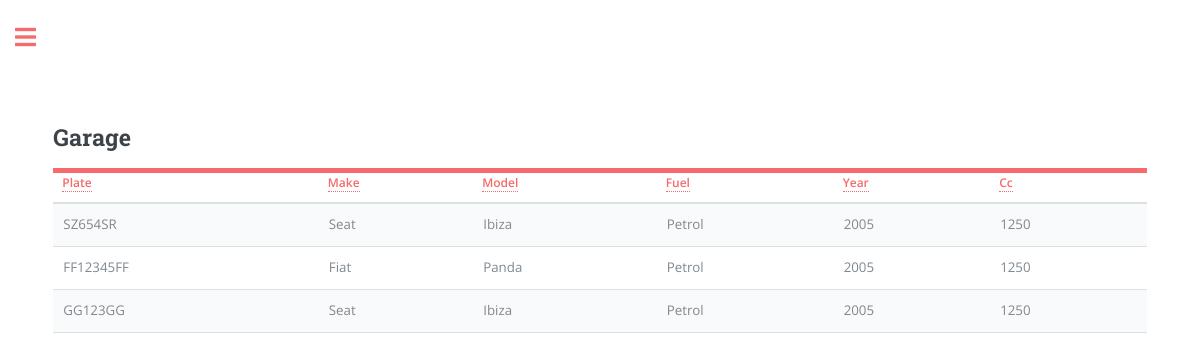
The page /garage_view (signed in) on the database as committed earlier.
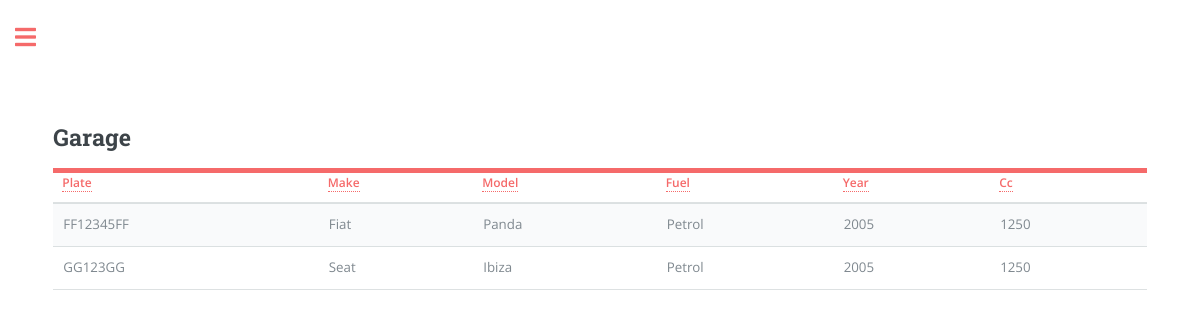
The same page on the database as committed later.
### app/models.py (models this page shows, shortened)
class Car(db.Model):
    plate = db.Column(db.String(8), primary_key=True, index=True, unique=True)
    make = db.Column(db.String(15), index=True)
    model = db.Column(db.String(15), index=True)
    fuel = db.Column(db.String(8), index=True)
    year = db.Column(db.Integer, index=True)
    cc = db.Column(db.Integer, index=True)
    user_id = db.Column(db.Integer, db.ForeignKey('user.id'))

### app/routes.py (the view)
@app.route('/garage_view', methods=['GET', 'POST'])
@login_required
def garage_view():
    user_cars = current_user.garage.all()
    return render_template('garage_view.html', title='Garage', page="garage_view", user_cars=user_cars)

### app/models.py (called while the page is built)
@login.user_loader
def load_user(id):
    return User.query.get(int(id))

### app/templates/garage_view.html (shortened to what this page needs)
{% extends "index.html" %}
{% block content %}
<head>
</head>
<header id="header">
  <h2>Garage</h2>
</header>
<table class="table" id="carTable">
    <thead>
      <tr>
        <th scope="col"><a href="#" class="sort-link" data-sort="plate">Plate</a></th>
        <th scope="col"><a href="#" class="sort-link" data-sort="make">Make</a></th>
        <th scope="col"><a href="#" class="sort-link" data-sort="model">Model</a></th>
        <th scope="col"><a href="#" class="sort-link" data-sort="fuel">Fuel</a></th>
        <th scope="col"><a href="#" class="sort-link" data-sort="year">Year</a></th>
        <th scope="col"><a href="#" class="sort-link" data-sort="cc">Cc</a></th>
      </tr>
    </thead>
    <tbody>
      {% for car in user_cars %}
      <tr>
          <td data-sort="plate">{{ car.plate }}</td>
          <td data-sort="make">{{ car.make }}</td>
          <td data-sort="model">{{ car.model }}</td>
          <td data-sort="fuel">{{ car.fuel }}</td>
          <td data-sort="year">{{ car.year }}</td>
          <td data-sort="cc">{{ car.cc }}</td>
      </tr>
      {% endfor %}
  </tbody>
</table>
{% endblock %}

### app/templates/index.html (shortened to what this page needs)
<!DOCTYPE HTML>
<html>
	<head>
		<link rel="stylesheet" href="{{url_for('static', filename='css/main.css')}}"/>
	</head>
	<body class="is-preload">
			<div id="wrapper">
					<div id="main">
						<div class="inner">
								<section id="banner">
									<div class="content">
										{% block content %} {% endblock %}
								</section>
						</div>
					</div>
			</div>
	</body>
</html>

### app/static/css/main.css (style rules this page uses)
html, body, div, span, applet, object, iframe, h1, h2, h3, h4, h5, h6, p, blockquote, pre, a, abbr, acronym, address, big, cite, code, del, dfn, em, img, ins, kbd, q, s, samp, small, strike, strong, sub, sup, tt, var, b, u, i, center, dl, dt, dd, ol, ul, li, fieldset, form, label, legend, table, caption, tbody, tfoot, thead, tr, th, td, article, aside, canvas, details, embed, figure, figcaption, footer, header, hgroup, menu, nav, output, ruby, section, summary, time, mark, audio, video { margin: 0; padding: 0; border: 0; font-size: 100%; font: inherit; vertical-align: baseline; }
article, aside, details, figcaption, figure, footer, header, hgroup, menu, nav, section { display: block; }
body { line-height: 1; }
table { border-collapse: collapse; border-spacing: 0; }
body { -webkit-text-size-adjust: none; }
body { -ms-overflow-style: scrollbar; }
html { box-sizing: border-box; }
*, *:before, *:after { box-sizing: inherit; }
body { background: #ffffff; }
body, input, select, textarea { color: #7f888f; font-family: "Open Sans", sans-serif; font-size: 13pt; font-weight: 400; line-height: 1.65; }
@media screen and (max-width: 1680px) { body, input, select, textarea { font-size: 11pt; } }
@media screen and (max-width: 1280px) { body, input, select, textarea { font-size: 10pt; } }
a { -moz-transition: color 0.2s ease-in-out, border-bottom-color 0.2s ease-in-out; -webkit-transition: color 0.2s ease-in-out, border-bottom-color 0.2s ease-in-out; -ms-transition: color 0.2s ease-in-out, border-bottom-color 0.2s ease-in-out; transition: color 0.2s ease-in-out, border-bottom-color 0.2s ease-in-out; border-bottom: dotted 1px; color: #f56a6a; text-decoration: none; }
h1, h2, h3, h4, h5, h6 { color: #3d4449; font-family: "Roboto Slab", serif; font-weight: 700; line-height: 1.5; margin: 0 0 1em 0; }
h2 { font-size: 1.75em; }
table { margin: 0 0 2em 0; width: 100%; }
table tbody tr { border: solid 1px rgba(210, 215, 217, 0.75); border-left: 0; border-right: 0; }
table tbody tr:nth-child(2n + 1) { background-color: rgba(230, 235, 237, 0.25); }
table td { padding: 0.75em 0.75em; }
table th { color: #3d4449; font-size: 0.9em; font-weight: 600; padding: 0 0.75em 0.75em 0.75em; text-align: left; }
table thead { border-bottom: solid 2px rgba(210, 215, 217, 0.75); }
#wrapper { display: -moz-flex; display: -webkit-flex; display: -ms-flex; display: flex; -moz-flex-direction: row-reverse; -webkit-flex-direction: row-reverse; -ms-flex-direction: row-reverse; flex-direction: row-reverse; min-height: 100vh; }
#main { -moz-flex-grow: 1; -webkit-flex-grow: 1; -ms-flex-grow: 1; flex-grow: 1; -moz-flex-shrink: 1; -webkit-flex-shrink: 1; -ms-flex-shrink: 1; flex-shrink: 1; width: 100%; }
#main > .inner { padding: 0 6em 0.1em 6em ; margin: 0 auto; max-width: 110em; }
#main > .inner > section { padding: 6em 0 4em 0 ; border-top: solid 2px rgba(210, 215, 217, 0.75); }
#main > .inner > section:first-of-type { border-top: 0 !important; }
@media screen and (max-width: 1680px) { #main > .inner { padding: 0 5em 0.1em 5em ; } }
@media screen and (max-width: 1680px) { #main > .inner > section { padding: 5em 0 3em 0 ; } }
@media screen and (max-width: 1280px) { #main > .inner { padding: 0 4em 0.1em 4em ; } }
@media screen and (max-width: 1280px) { #main > .inner > section { padding: 4em 0 2em 0 ; } }
#header { display: -moz-flex; display: -webkit-flex; display: -ms-flex; display: flex; border-bottom: solid 5px #f56a6a; padding: 6em 0 1em 0; position: relative; }
#header > * { -moz-flex: 1; -webkit-flex: 1; -ms-flex: 1; flex: 1; margin-bottom: 0; }
@media screen and (max-width: 1680px) { #header { padding-top: 5em; } }
#banner { padding: 6em 0 4em 0 ; display: -moz-flex; display: -webkit-flex; display: -ms-flex; display: flex; }
#banner .content { -moz-flex-grow: 1; -webkit-flex-grow: 1; -ms-flex-grow: 1; flex-grow: 1; -moz-flex-shrink: 1; -webkit-flex-shrink: 1; -ms-flex-shrink: 1; flex-shrink: 1; width: 50%; }

Rows that differ between the two databases and show on the page:
removed Car: plate "SZ654SR", make "Seat", model "Ibiza", fuel "Petrol", year "2005", cc "1250"
